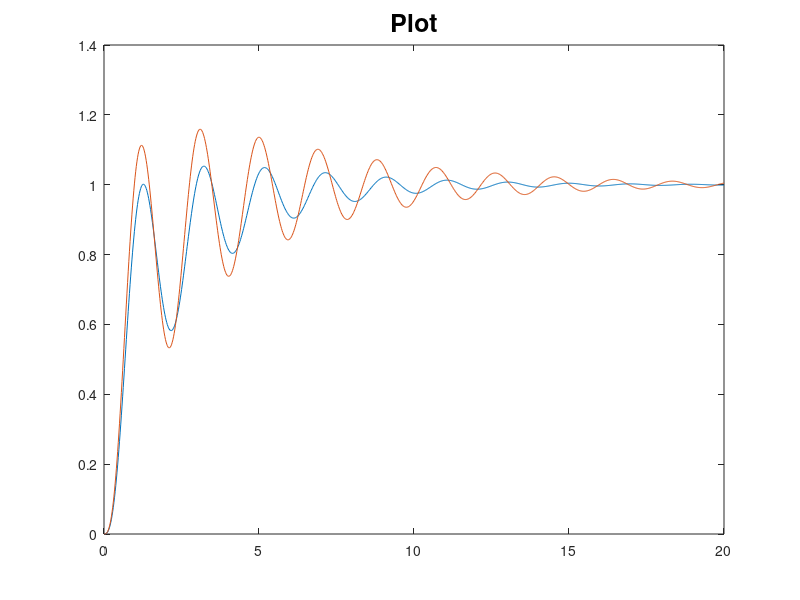

MATLAB code to generate this figure:
k = 25;
k2 = 30;

input = ones(1,1000);
t = linspace(0,20,1000);

num=[0 0 0 k k]; 
den=[1 6 16 32 0];
sys=tf(num,den);

num2=[0 0 0 k2 k2]; 
sys2=tf(num2,den);

Ts = feedback(sys,1);
Ts2 = feedback(sys2,1);

output1 = lsim(Ts,input,t);
output2 = lsim(Ts2,input,t);
plot(t,output1);

hold on
plot(t,output2);

hold off

title('Plot','FontSize',18);